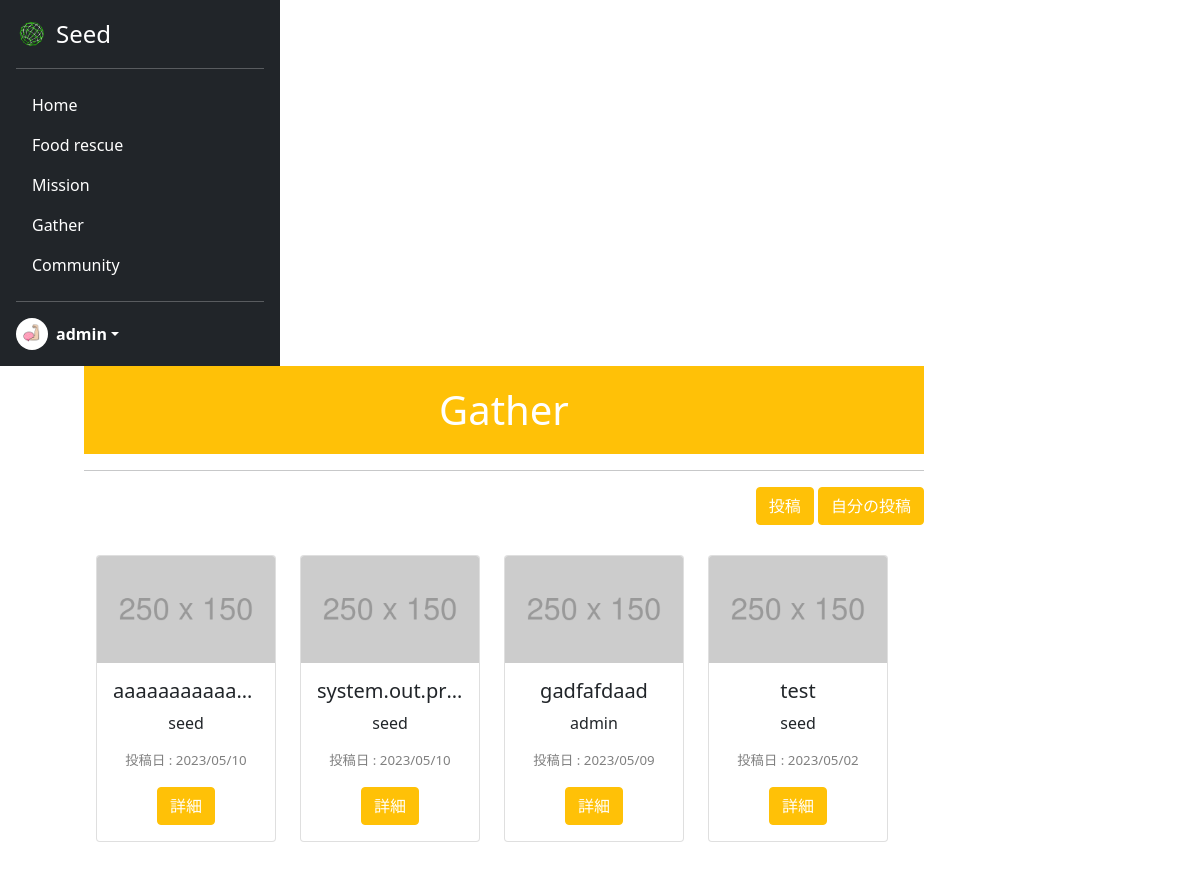
Before: /gather/ (signed in) with the older database file.
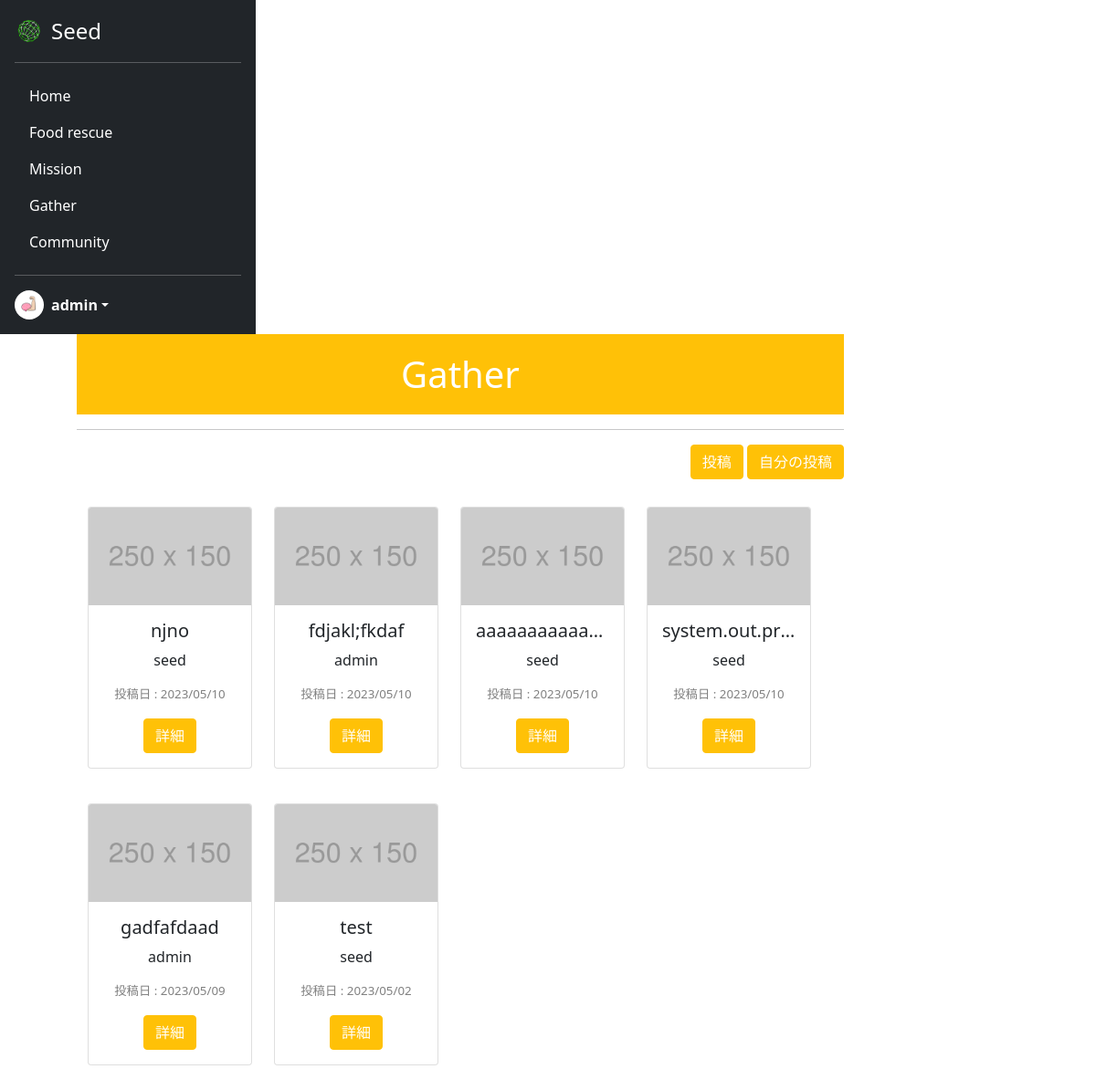
After: the same page with the newer database file.
### seed/models.py (models this page shows)
class Gather(models.Model):
    user_id = models.ForeignKey(CustomUser, verbose_name="募集主", on_delete=models.CASCADE)
    title = models.CharField(verbose_name="タイトル", max_length=100)
    prefecture = models.ForeignKey(Prefecture, verbose_name="都道府県", on_delete=models.CASCADE)
    access = models.CharField(verbose_name="アクセス", max_length=200)
    contact = models.CharField(verbose_name="連絡先", max_length=254)
    detail = models.TextField(verbose_name="詳細", max_length=300)
    create_at = models.DateTimeField(verbose_name="作成日時", auto_now_add=True)

### acount/models.py (models this page shows)
class CustomUser(AbstractUser):
    is_general = models.BooleanField(null=True ,default=True)
    is_active = models.BooleanField(null=True ,default=False)
    profile_pic = models.ImageField(upload_to='profile_pics', blank=True)

### seed/views.py (the view)
# urls.py: path('gather/', views.GatherView.as_view(), name='gather'),
class GatherView(ListView):
    template_name = 'gather.html'
    model = Gather
    context_object_name = 'gather_list'
    def get_queryset(self):
        return Gather.objects.order_by('-create_at')

### seed/templates/gather.html (shortened to what this page needs)
{% extends 'mypagebase.html' %}
{% load static %}
{% block content %}
<div class="text-center">
    <h1 class="title" style="background: #ffc107; color:white;">Gather</h1>
    <hr>
    <div class="text-end" style="margin-bottom:20px;">
        <a class="btn btn-warning" href="{% url 'seed:gatherpost' %}"  style="color:white;">投稿</a>
        <a class="btn btn-warning" href="{% url 'seed:mygather' %}"  style="color:white;">自分の投稿</a>
    </div>
    <div class="container">
        <div class="row" style="height: 650px; width:100%; overflow-y: scroll;">
            {% for gather in gather_list %}
            <div class="col-3" style="margin-top:10px;">
                <div class="card" style="width: 100%;">
                    <img src="{% static 'assets/img/mypage/damy.png' %}" class="card-img-top" alt="...">
                    <div class="card-body">
                        <h5 class="card-title">{{gather.title}}</h5>
                        <p class="card-text">
                            {{gather.user_id.username}}
                        </p>
                        <p class="card-text" style="color:gray; font-size:smaller;">
                            <span class="text-start">投稿日 : </span><span
                                class="text-end">{{gather.create_at|date:"Y/m/d"}}</span>
                        </p>
                        <a href="{% url 'seed:gather_detail' gather.pk %}" class="btn btn-warning" style="color:white;">詳細</a>
                    </div>
                </div>
            </div>
            {% endfor %}
        </div>
    </div>
</div>
{% endblock %}

Changed rows visible on the page:
added Gather: title "njno", user_id.username "seed", create_at "2023/05/10"
added Gather: title "fdjakl;fkdaf", user_id.username "admin", create_at "2023/05/10"
